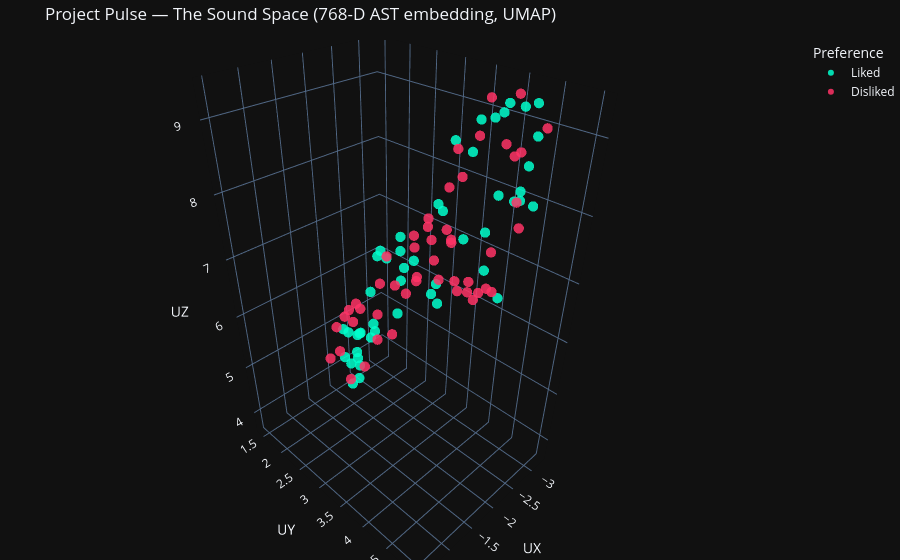

Notebook code cell kept with this figure:
### Markdown cell above
## 2. The Sound Space (AST → UMAP)

Each point is a song placed by its **acoustic fingerprint**. We use **UMAP** here
(not t-SNE) for one crucial reason: UMAP can place *new* songs into this exact, frozen
space later via `.transform()`. t-SNE cannot — it would have to recompute everything
and move all the points. That single property is what makes the map **reusable**.

### Code cell
def build_sound_map(df, save_to="Project_Pulse_Sound_Map.html"):
    """Interactive 3D map of the frozen sound space."""
    fig = px.scatter_3d(
        df, x="UX", y="UY", z="UZ", color="Preference",
        hover_name="Track", color_discrete_map=PALETTE,
        title="Project Pulse — The Sound Space (768-D AST embedding, UMAP)",
    )
    fig.update_traces(marker=dict(size=6, opacity=0.85))
    fig.update_layout(template="plotly_dark", margin=dict(l=0, r=0, b=0, t=40))
    if save_to:
        fig.write_html(save_to)
        print(f"Saved interactive map -> {save_to}")
    return fig

build_sound_map(df).show()

### Figure 1 — Plotly figure (JSON) as saved in the notebook; plotly's stock layout.template omitted (floating-point values rounded to 4 significant figures)
{"data": [{"hovertemplate": "<b>%{hovertext}</b><br><br>Preference=Liked<br>UX=%{x}<br>UY=%{y}<br>UZ=%{z}<extra></extra>", "hovertext": ["Soneya (Official Music Video) - Asim Azhar", "Mystery of Love", "Nawab - Bhaga Bhaga Lyric (Telugu) ｜ @ARRahman  ｜ Mani Ratnam ｜ Rakendu Mouli", "Maanu - 4U (Official Music Video)", "Bu Kolthoum - Wallé  ｜  بو كلثوم - ولّع", "Khamaaj ｜ Shafqat Amanat Ali ｜ Season 2 ｜ Coke Studio Pakistan ｜@RohailHyattMusic", "গোলোকধাঁধা ｜｜ Golokdhadha ｜｜ Kaaktaal ｜｜ Demo", "Coke Studio Season 11｜ Malang ｜ Sahir Ali Bagga and Aima Baig", "Oh Wonder - Lonely Star (Audio)", "London Grammar - Wrecking Ball in the Live Lounge", "Jol Shopno (Official Audio) ｜ Palbasha Siddique ｜ Arafat Mohsin ｜ Studio58", "Miyagi & Эндшпиль feat. Рем Дигга - I Got Love (Official Video)", "Mashrou' Leila - 06 - Kalaam (s⧸he) (Official Lyric Clip ) ｜ مشروع ليلى - كلام", "Thom Yorke - Suspirium", "Apparat - Goodbye (Official Audio)", "Nindiya Re ｜ Kaavish ｜ Season 4 ｜ Coke Studio Pakistan ｜ @RohailHyattMusic", "Kotha Koiyo Na ｜ Coke Studio Bangla ｜ Season 2 ｜ Shiblu Mredha X Aleya Begum X Emon Chowdhury", "Traces Of You", "Kaavish - Dekho", "TERI JUSTAJOO - - FULL SONG", "Agnes Obel - Dorian (Official Video)", "Mayabono Biharini from BEDROOM by Somlata", "Kaatru Veliyidai - Saarattu Vandiyila Video ｜ A.R. Rahman ｜ Karthi ｜ Latest Hit", "Lexie Liu -  Metropolis (Official Lyric Video)", "Mashrou' Leila - Roman (Official Music Video) ｜ مشروع ليلى - رومان", "flora cash - You're Somebody Else (Lyric Video)", "Anuv Jain - AFSOS ft. AP Dhillon (Official Visualizer)", "Kaavish - Faasle (Studio Version)", "AURORA - Runaway (Audio)", "Maanu - Jhol (Acoustic) ｜ Annural Khalid ｜ Abdullah Siddiqui ｜ Asfand", "Wangden Sherpa - Timi Nacha Na  [Official Lyric Visualizer] Prod. FRWNY", "AURORA - Rasputin (Boney M cover - acoustic ⧸ live)", "flora cash - They Own This Town (Lyric Video)", "Mashrou' Leila - 05 - Maghawir (Official Lyric Clip ) ｜ مشروع ليلى - مغاوير", "Jhol ｜ Coke Studio Pakistan ｜ Season 15 ｜ Maanu x Annural Khalid", "Maanu - Khwaab (feat. Mujju) (Official Audio)", "Murtaza Qizilbash ｜ Hum ｜ Official Audio", "Bu Kolthoum - Zamilou ｜ بو كلثوم - زمّلوا", "Anuv Jain - HUSN (Official Video)", "SomeWhatSuper & Laqeer Ke Faqeer - Mithu Donda (Lyrical Video)", "ভাবের দেশে থাকো কন্যা｜｜bhaber deshe thako konna｜｜ Bari Siddiqui ｜｜Animes Roy", "Wangden Sherpa - Tadha Tadha (ft. Prajina) [Official Video]", "Long Distance Love ｜ Coke Studio Bangla", "Bibi Sanam ｜ Zeb & Haniya ｜ Season 3 ｜ Coke Studio Pakistan ｜@RohailHyattMusic", "Nitin Sawhney performing ＂Sunset＂ on KCRW", "Oh Wonder - All We Do", "Banjara - Clinton Cerejo feat Vijay Prakash & Nandini Srikar, Coke Studio @ MTV Season 2", "Mashrou' Leila - 08 - Falyakon (Official Lyric Clip ) ｜ مشروع ليلى - فليكن", "Coke Studio ｜ Season 14 ｜ Pasoori ｜ Ali Sethi x Shae Gill"], "legendgroup": "Liked", "marker": {"color": "#00ffcc", "opacity": 0.85, "size": 6, "symbol": "circle"}, "mode": "markers", "name": "Liked", "scene": "scene", "showlegend": true, "type": "scatter3d", "x": [-2.809, -2.312, -2.248, -2.443, -3.106, -1.088, -1.988, -2.146, -2.262, -3.02, -2.305, -0.9691, -1.057, -0.4963, -3.066, -2.477, -2.176, -2.553, -2.195, -2.713, -3.263, -2.796, -1.904, -2.162, -3.155, -2.472, -2.135, -0.8602, -1.207, -1.984, -1.83, -2.006, -0.4938, -1.299, -2.855, -2.084, -1.073, -2.94, -2.117, -2.08, -2.396, -2.964, -1.79, -2.178, -2.212, -0.7653, -1.459, -0.465, -2.58], "y": [3.193, 1.812, 3.606, 4.362, 4.23, 4.059, 2.54, 2.089, 4.843, 3.483, 1.439, 4.186, 4.57, 4.315, 4.179, 1.598, 4.224, 1.885, 1.739, 4.628, 4.233, 4.269, 3.199, 4.42, 3.896, 1.588, 2.048, 4.285, 3.446, 4.964, 3.396, 2.598, 4.453, 4.456, 3.915, 4.159, 3.313, 4.268, 2.034, 4.511, 1.463, 4.532, 4.195, 1.593, 1.732, 4.574, 4.274, 4.396, 4.231], "z": [7.563, 4.85, 6.793, 8.325, 8.109, 8.002, 6.27, 5.146, 8.897, 8.456, 4.129, 7.718, 7.681, 8.299, 7.965, 4.098, 9.28, 4.699, 4.228, 9.052, 9.213, 6.612, 6.254, 7.958, 9.163, 4.24, 4.412, 8.366, 6.577, 8.627, 7.15, 5.539, 8.334, 7.37, 9.06, 7.792, 6.416, 9.254, 4.118, 7.498, 4.668, 8.057, 9.141, 4.933, 3.728, 8.239, 8.53, 8.41, 9.264]}, {"hovertemplate": "<b>%{hovertext}</b><br><br>Preference=Disliked<br>UX=%{x}<br>UY=%{y}<br>UZ=%{z}<extra></extra>", "hovertext": ["Justin Bieber - Sorry (Lyrics)", "Avalon (dist. demo)", "JENNIE - twin (Official Lyric Video)", "Monali Thakur - Sawaar Loon (Lyrics) ｜ Lootera", "Mehmaan ｜ Coke Studio Pakistan ｜ Season 15 ｜ Nizam Torwali x Zeb Bangash x Noorima Rehan", "BLACKPINK - 'Ice Cream (with Selena Gomez)' Audio", "LISA - BORN AGAIN (Lyrics) ft. Doja Cat & RAYE", "Love To Hate Me", "Miley Cyrus - Flowers (Lyrics)", "Adele - When We Were Young (lyrics)", "Lana Del Rey - National Anthem (Lyrics)", "Gerua - Shah Rukh Khan ｜ Kajol ｜ Dilwale ｜ Pritam ｜ Arijit Singh ｜ Antara Mitra", "Halsey - Without Me (Lyrics)", "Rema, Selena Gomez - Calm Down", "Doja Cat - Say So (Lyrics) ＂Why dont you say so？＂", "Selena Gomez - Kill Em With Kindness (Lyrics)", "Hookah Bar Lyrics - Khiladi 786 ｜ Himesh Reshammiya, Aaman Trikha, Vineet Singh", "Lovesick Girls", "Moh Moh Ke Dhaage (Female) Lyrical Song ｜ Dum Laga Ke Haisha ｜ Ayushmann, Bhumi, Monali, Anu, Varun", "Coke Studio ｜ Season 14 ｜ Beparwah ｜ Momina Mustehsan", "Lyrical ｜ Challa ｜ Song with Lyrics ｜ Jab Tak Hai Jaan ｜ Shah Rukh Khan ｜ A. R. Rahman ｜ Gulzar", "JENNIE (제니) 'Love Hangover' (Color Coded Lyrics)", "Murir Tin ｜ Coke Studio Bangla ｜ Season 2 ｜ Riad X Pollob X Towfique", "Billie Eilish - BIRDS OF A FEATHER (Lyrics)", "Desi Girl Lyrics - Dostana ｜ Vishal-Shekhar, Shankar Mahadevan, Sunidhi Chauhan, Vishal Dadlani", "Lyrical ｜ Heer ｜ Song with Lyrics ｜ Jab Tak Hai Jaan ｜ Shah Rukh Khan, Katrina ｜ A R Rahman ｜ Gulzar", "Chaudhary Lyric Video - Mame Khan ｜ Amit Trivedi", "Nahubo ｜ Coke Studio Bangla ｜ Season 2 ｜ Animes X Daughter of Coastal", "Sham Best Lyric Video - Aisha｜Sonam Kapoor｜Abhay Deol｜Javed Akhtar｜Amit Trivedi", "Chappell Roan - Pink Pony Club (Lyrics)", "Show Me Your Jalwa ｜ Full Song ｜ Aaja Nachle ｜ Madhuri Dixit ｜ Richa ｜ Kailash ｜ Salim ｜ Jaideep", "BLACKPINK 'Forever Young' (Color Coded Lyrics)", "Sabrina Carpenter - Please Please Please (Lyrics)", "Kudmayi - Lyrical ｜ Rocky Aur Rani Kii Prem Kahaani ｜ Ranveer ｜ Alia ｜ Shahid ｜ Pritam ｜ Amitabh", "Jonas Brothers - Burnin' Up [4K] [60FPS]", "You Never Know", "Billie Eilish - WILDFLOWER (Official Lyric Video)", "Ghodey Pe Sawaar (LYRICS) - Qala ｜ Tripti Dimri, Babil Khan ｜ Amit Trivedi, Sireesha Bhagavatula", "Lana Del Rey - Million Dollar Man (Lyrics)", "LISA - MONEY (Lyrics)", "Chal Chaliye ｜ Coke Studio Pakistan ｜ Season 15 ｜ Sajjad Ali x Farheen Raza Jaffry", "Javed Ali ｜ Jashn-E-Bahaaraa (Audio Lyrical) ｜ A. R. Rahman ｜ Hrithik Roshan, Aishwarya Rai", "Billie Eilish - Happier Than Ever (Official Lyric Video)", "Lana Del Rey - Young and Beautiful", "Salim-Sulaiman, Sonu Nigam, Shreya Ghoshal, Salim Sadruddin Merchant - Shukran Allah (Lyric Video)", "A.R Rahman Maahi Ve Full Song (Audio) Highway ｜ Alia Bhatt, Randeep Hooda ｜ Imtiaz Ali", "Ariana Grande -  Break up with your girlfriend, i'm bored (Lyrics)", "JENNIE - F.T.S. (Official Lyric Video)", "Tum Mile - Title Track ｜ Emraan Hashmi, Soha Ali ｜ Pritam ｜ Neeraj Shridhar ｜ Kumaar", "Shafqat Amanat Ali - Teri Jhuki Nazar (Lyrics)"], "legendgroup": "Disliked", "marker": {"color": "#ff3366", "opacity": 0.85, "size": 6, "symbol": "circle"}, "mode": "markers", "name": "Disliked", "scene": "scene", "showlegend": true, "type": "scatter3d", "x": [-1.805, -2.591, -2.47, -2.551, -3.088, -2.946, -1.542, -1.802, -3.187, -1.411, -1.371, -1.791, -2.23, -2.689, -2.552, -2.132, -2.515, -1.898, -1.478, -2.192, -2.976, -2.82, -3.228, -2.879, -2.732, -1.344, -1.883, -3.158, -1.973, -0.6476, -2.694, -1.395, -2.823, -2.305, -2.977, -1.487, -2.156, -2.705, -2.737, -2.292, -2.967, -2.128, -1.734, -2.031, -1.29, -1.907, -2.847, -1.325, -2.779, -2.594], "y": [4.031, 4.302, 1.785, 2.058, 4.079, 3.166, 3.166, 2.947, 4.118, 4.174, 4.824, 4.599, 4.67, 2.757, 3.587, 4.021, 3.773, 3.558, 2.52, 4.573, 3.932, 3.363, 3.172, 2.939, 3.129, 2.48, 4.6, 2.998, 1.44, 4.296, 2.828, 2.725, 3.723, 3.817, 3.613, 2.78, 1.757, 2.585, 4.127, 3.146, 3.751, 1.529, 2.401, 4.895, 3.096, 5.041, 2.893, 3.731, 4.693, 2.38], "z": [7.269, 6.832, 4.014, 4.753, 9.331, 7.202, 6.406, 6.697, 8.583, 8.23, 7.675, 7.248, 8.969, 7.043, 7.317, 7.088, 6.625, 6.984, 6.063, 9.09, 6.522, 7.166, 7.938, 6.966, 6.757, 5.918, 7.307, 7.744, 4.298, 8.223, 6.343, 6.333, 6.613, 8.792, 8.721, 6.426, 3.888, 5.908, 7.315, 7.167, 9.241, 4.427, 5.763, 8.565, 6.601, 8.354, 7.321, 7.266, 9.146, 5.027]}], "layout": {"legend": {"title": {"text": "Preference"}, "tracegroupgap": 0}, "margin": {"b": 0, "l": 0, "r": 0, "t": 40}, "scene": {"domain": {"x": [0, 1], "y": [0, 1]}, "xaxis": {"title": {"text": "UX"}}, "yaxis": {"title": {"text": "UY"}}, "zaxis": {"title": {"text": "UZ"}}}, "title": {"text": "Project Pulse — The Sound Space (768-D AST embedding, UMAP)"}}}
